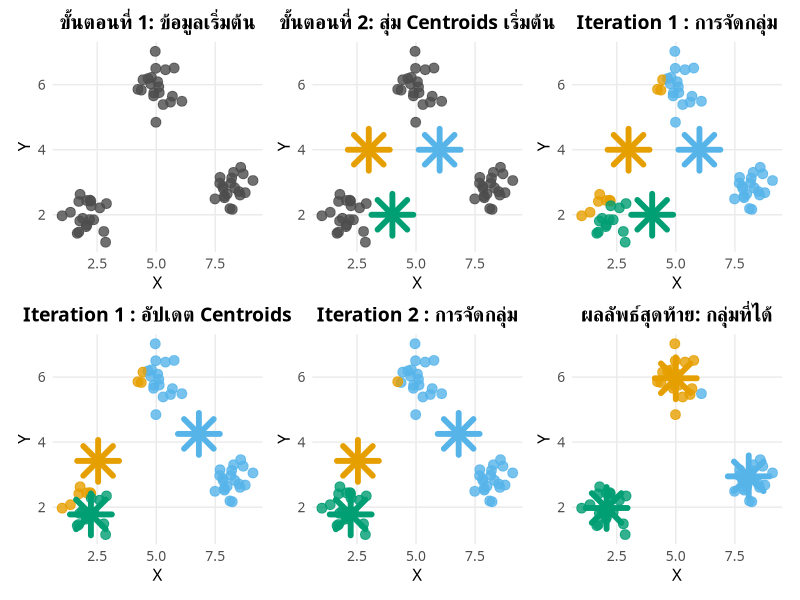

This chart was generated by the following R code:
# K-means Clustering Visualization for Educational Purpose
# โปรแกรมนี้ประกอบด้วย 4 ฟังก์ชันหลัก:
# 1. generate_sample_data() - สร้างข้อมูลตัวอย่าง
# 2. kmeans_step() - ทำ K-means แต่ละ iteration
# 3. plot_kmeans_step() - วาดภาพแต่ละขั้นตอน
# 4. create_kmeans_tutorial() - รวมทุกอย่างเป็นสื่อการเรียนรู้

library(tidyverse)
library(patchwork)  # สำหรับจัดเรียง plots
library(scales)     # สำหรับ color palette

# ฟังก์ชันที่ 1: สร้างข้อมูลตัวอย่าง
generate_sample_data <- function(seed = 123) {
  set.seed(seed)
  
  # สร้าง 3 กลุ่มข้อมูล
  group1 <- tibble(x = rnorm(20, 2, 0.5), y = rnorm(20, 2, 0.5))
  group2 <- tibble(x = rnorm(20, 5, 0.5), y = rnorm(20, 6, 0.5))
  group3 <- tibble(x = rnorm(20, 8, 0.5), y = rnorm(20, 3, 0.5))
  
  bind_rows(group1, group2, group3) %>%
    mutate(point_id = row_number())
}

# ฟังก์ชันที่ 2: คำนวณ K-means แต่ละขั้นตอน
kmeans_step <- function(data, centroids, step_type = "assign") {
  if (step_type == "assign") {
    # กำหนด cluster ให้แต่ละจุด
    data %>%
      rowwise() %>%
      mutate(
        dist_to_c1 = sqrt((x - centroids$x[1])^2 + (y - centroids$y[1])^2),
        dist_to_c2 = sqrt((x - centroids$x[2])^2 + (y - centroids$y[2])^2),
        dist_to_c3 = sqrt((x - centroids$x[3])^2 + (y - centroids$y[3])^2),
        cluster = case_when(
          dist_to_c1 <= dist_to_c2 & dist_to_c1 <= dist_to_c3 ~ 1,
          dist_to_c2 <= dist_to_c1 & dist_to_c2 <= dist_to_c3 ~ 2,
          TRUE ~ 3
        )
      ) %>%
      select(x, y, point_id, cluster) %>%
      ungroup()
  } else if (step_type == "update") {
    # อัปเดต centroids
    data %>%
      group_by(cluster) %>%
      summarise(
        x = mean(x),
        y = mean(y),
        .groups = "drop"
      ) %>%
      arrange(cluster)
  }
}

# ฟังก์ชันที่ 3: วาดภาพแต่ละขั้นตอน
plot_kmeans_step <- function(data, centroids = NULL, title, show_assignments = FALSE) {
  # สี colorblind-friendly
  cluster_colors <- c("#E69F00", "#56B4E9", "#009E73")
  
  p <- ggplot(data, aes(x = x, y = y))
  
  if (show_assignments && "cluster" %in% names(data)) {
    p <- p + geom_point(aes(color = factor(cluster)), size = 3, alpha = 0.8)
  } else {
    p <- p + geom_point(size = 3, alpha = 0.8, color = "gray30")
  }
  
  # เพิ่ม centroids ถ้ามี
  if (!is.null(centroids)) {
    p <- p + geom_point(data = centroids, aes(x = x, y = y), 
                        color = cluster_colors[1:nrow(centroids)], 
                        size = 8, shape = 8, stroke = 3)
  }
  
  p <- p + 
    scale_color_manual(values = cluster_colors, guide = "none") +
    labs(title = title, x = "X", y = "Y") +
    theme_minimal() +
    theme(
      plot.title = element_text(size = 14, hjust = 0.5, face = "bold"),
      axis.title = element_text(size = 12),
      axis.text = element_text(size = 10),
      panel.grid.minor = element_blank(),
      text = element_text(family = "ChulaCharasNew"),
      aspect.ratio = 1
    ) +
    coord_fixed()
  
  return(p)
}

# ฟังก์ชันที่ 4: สร้างสื่อการเรียนรู้ทั้งหมด
create_kmeans_tutorial <- function() {
  # เริ่มต้นข้อมูล
  data <- generate_sample_data()
  
  # กำหนด centroids เริ่มต้น
  initial_centroids <- tibble(
    x = c(3, 6, 4),
    y = c(4, 4, 2),
    cluster = 1:3
  )
  
  # สร้าง plots แต่ละขั้นตอน
  plots <- list()
  
  # ขั้นตอนที่ 1: ข้อมูลเริ่มต้น
  plots$step1 <- plot_kmeans_step(
    data, 
    title = "ขั้นตอนที่ 1: ข้อมูลเริ่มต้น"
  )
  
  # ขั้นตอนที่ 2: สุ่ม centroids
  plots$step2 <- plot_kmeans_step(
    data, 
    initial_centroids,
    title = "ขั้นตอนที่ 2: สุ่ม Centroids เริ่มต้น"
  )
  
  # เริ่ม iterations
  current_centroids <- initial_centroids
  current_data <- data
  
  for (iter in 1:3) {
    # Assign clusters
    current_data <- kmeans_step(current_data, current_centroids, "assign")
    
    # Plot assignments
    plots[[paste0("iter", iter, "_assign")]] <- plot_kmeans_step(
      current_data, 
      current_centroids,
      title = paste("Iteration", iter, ": การจัดกลุ่ม"),
      show_assignments = TRUE
    )
    
    # Update centroids
    new_centroids <- kmeans_step(current_data, current_centroids, "update")
    
    # Plot new centroids (except for last iteration)
    if (iter < 3) {
      plots[[paste0("iter", iter, "_update")]] <- plot_kmeans_step(
        current_data, 
        new_centroids,
        title = paste("Iteration", iter, ": อัปเดต Centroids"),
        show_assignments = TRUE
      )
      current_centroids <- new_centroids
    } else {
      # Final result
      plots$final <- plot_kmeans_step(
        current_data, 
        new_centroids,
        title = "ผลลัพธ์สุดท้าย: กลุ่มที่ได้",
        show_assignments = TRUE
      )
    }
  }
  
  return(plots)
}

# ใช้งาน: สร้างสื่อการเรียนรู้
plots <- create_kmeans_tutorial()

# จัดเรียงแบบ 2x3
(plots$step1 + plots$step2 + plots$iter1_assign) /
  (plots$iter1_update + plots$iter2_assign + plots$final)

# หรือแสดงทีละขั้นตอน
# plots$step1
# plots$step2
# plots$iter1_assign
# plots$iter1_update
# plots$iter2_assign
# plots$final

# ตัวอย่างการปรับแต่งเพิ่มเติม
create_detailed_tutorial <- function() {
  plots <- create_kmeans_tutorial()
  
  # เพิ่ม annotation
  annotated_plots <- map(plots, ~ {
    .x + theme(
      plot.margin = margin(20, 20, 20, 20),
      plot.background = element_rect(fill = "white", color = "gray90", linewidth = 1),
      text = element_text(family = "ChulaCharasNew")
    )
  })
  
  return(annotated_plots)
}

# การบันทึกภาพสำหรับการใช้งานทางวิชาการ
save_tutorial_plots <- function(plots, width = 12, height = 8) {
  combined_plot <- (plots$step1 + plots$step2 + plots$iter1_assign) /
    (plots$iter1_update + plots$iter2_assign + plots$final)
  
  ggsave("kmeans_tutorial.png", combined_plot, 
         width = width, height = height, dpi = 300, bg = "white")
  
  ggsave("kmeans_tutorial.pdf", combined_plot, 
         width = width, height = height, bg = "white")
}

# ใช้งาน
# plots <- create_kmeans_tutorial()
# save_tutorial_plots(plots)
